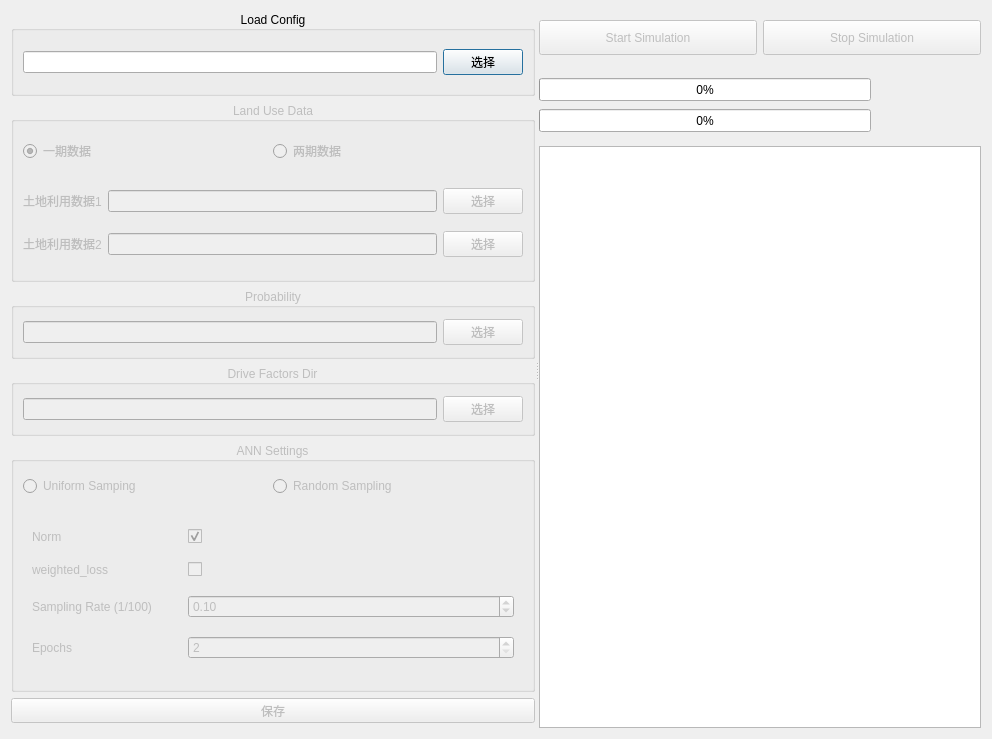
<?xml version="1.0" encoding="UTF-8"?>
<ui version="4.0">
 <class>ANNDialog</class>
 <widget class="QDialog" name="ANNDialog">
  <property name="geometry">
   <rect>
    <x>0</x>
    <y>0</y>
    <width>992</width>
    <height>739</height>
   </rect>
  </property>
  <property name="minimumSize">
   <size>
    <width>0</width>
    <height>680</height>
   </size>
  </property>
  <property name="windowTitle">
   <string>ANN</string>
  </property>
  <property name="windowIcon">
   <iconset resource="resources/img.qrc">
    <normaloff>:/img/03 神经网络.png</normaloff>:/img/03 神经网络.png</iconset>
  </property>
  <layout class="QHBoxLayout" name="horizontalLayout_5">
   <item>
    <widget class="QSplitter" name="splitter">
     <property name="orientation">
      <enum>Qt::Horizontal</enum>
     </property>
     <widget class="QWidget" name="widget_5" native="true">
      <property name="minimumSize">
       <size>
        <width>0</width>
        <height>692</height>
       </size>
      </property>
      <layout class="QVBoxLayout" name="verticalLayout_3">
       <item>
        <widget class="QGroupBox" name="groupBox_4">
         <property name="sizePolicy">
          <sizepolicy hsizetype="Preferred" vsizetype="Fixed">
           <horstretch>0</horstretch>
           <verstretch>0</verstretch>
          </sizepolicy>
         </property>
         <property name="minimumSize">
          <size>
           <width>0</width>
           <height>85</height>
          </size>
         </property>
         <property name="maximumSize">
          <size>
           <width>16777215</width>
           <height>85</height>
          </size>
         </property>
         <property name="title">
          <string>Load Config</string>
         </property>
         <property name="alignment">
          <set>Qt::AlignCenter</set>
         </property>
         <layout class="QHBoxLayout" name="horizontalLayout_4">
          <item>
           <widget class="QLineEdit" name="le_config"/>
          </item>
          <item>
           <widget class="QPushButton" name="btn_chConfig">
            <property name="text">
             <string>选择</string>
            </property>
           </widget>
          </item>
         </layout>
        </widget>
       </item>
       <item>
        <widget class="QGroupBox" name="gb_LUD">
         <property name="enabled">
          <bool>false</bool>
         </property>
         <property name="sizePolicy">
          <sizepolicy hsizetype="Preferred" vsizetype="Fixed">
           <horstretch>0</horstretch>
           <verstretch>0</verstretch>
          </sizepolicy>
         </property>
         <property name="minimumSize">
          <size>
           <width>0</width>
           <height>180</height>
          </size>
         </property>
         <property name="maximumSize">
          <size>
           <width>16777215</width>
           <height>180</height>
          </size>
         </property>
         <property name="title">
          <string>Land Use Data</string>
         </property>
         <property name="alignment">
          <set>Qt::AlignCenter</set>
         </property>
         <layout class="QVBoxLayout" name="verticalLayout">
          <item>
           <widget class="QWidget" name="widget" native="true">
            <property name="sizePolicy">
             <sizepolicy hsizetype="Preferred" vsizetype="Maximum">
              <horstretch>0</horstretch>
              <verstretch>0</verstretch>
             </sizepolicy>
            </property>
            <property name="minimumSize">
             <size>
              <width>0</width>
              <height>31</height>
             </size>
            </property>
            <property name="maximumSize">
             <size>
              <width>16777215</width>
              <height>40</height>
             </size>
            </property>
            <layout class="QHBoxLayout" name="horizontalLayout">
             <property name="spacing">
              <number>0</number>
             </property>
             <property name="leftMargin">
              <number>0</number>
             </property>
             <property name="topMargin">
              <number>0</number>
             </property>
             <property name="rightMargin">
              <number>0</number>
             </property>
             <property name="bottomMargin">
              <number>0</number>
             </property>
             <item>
              <widget class="QRadioButton" name="rb_one">
               <property name="text">
                <string>一期数据</string>
               </property>
               <property name="checked">
                <bool>true</bool>
               </property>
              </widget>
             </item>
             <item>
              <widget class="QRadioButton" name="rb_two">
               <property name="text">
                <string>两期数据</string>
               </property>
              </widget>
             </item>
            </layout>
           </widget>
          </item>
          <item>
           <widget class="QWidget" name="widget_2" native="true">
            <layout class="QGridLayout" name="gridLayout">
             <property name="leftMargin">
              <number>0</number>
             </property>
             <property name="topMargin">
              <number>0</number>
             </property>
             <property name="rightMargin">
              <number>0</number>
             </property>
             <property name="bottomMargin">
              <number>0</number>
             </property>
             <item row="0" column="2">
              <widget class="QPushButton" name="pushButton">
               <property name="text">
                <string>选择</string>
               </property>
              </widget>
             </item>
             <item row="1" column="0">
              <widget class="QLabel" name="label_2">
               <property name="text">
                <string>土地利用数据2</string>
               </property>
              </widget>
             </item>
             <item row="1" column="1">
              <widget class="QLineEdit" name="le_input2">
               <property name="enabled">
                <bool>false</bool>
               </property>
              </widget>
             </item>
             <item row="0" column="0">
              <widget class="QLabel" name="label">
               <property name="text">
                <string>土地利用数据1</string>
               </property>
              </widget>
             </item>
             <item row="0" column="1">
              <widget class="QLineEdit" name="le_input1"/>
             </item>
             <item row="1" column="2">
              <widget class="QPushButton" name="pushButton_2">
               <property name="enabled">
                <bool>false</bool>
               </property>
               <property name="text">
                <string>选择</string>
               </property>
              </widget>
             </item>
            </layout>
           </widget>
          </item>
         </layout>
        </widget>
       </item>
       <item>
        <widget class="QGroupBox" name="gb_PPath">
         <property name="enabled">
          <bool>false</bool>
         </property>
         <property name="sizePolicy">
          <sizepolicy hsizetype="Preferred" vsizetype="Fixed">
           <horstretch>0</horstretch>
           <verstretch>0</verstretch>
          </sizepolicy>
         </property>
         <property name="minimumSize">
          <size>
           <width>0</width>
           <height>71</height>
          </size>
         </property>
         <property name="maximumSize">
          <size>
           <width>16777215</width>
           <height>71</height>
          </size>
         </property>
         <property name="title">
          <string>Probability</string>
         </property>
         <property name="alignment">
          <set>Qt::AlignCenter</set>
         </property>
         <layout class="QHBoxLayout" name="horizontalLayout_6">
          <item>
           <widget class="QLineEdit" name="le_probPath"/>
          </item>
          <item>
           <widget class="QPushButton" name="btn_chProbPath">
            <property name="text">
             <string>选择</string>
            </property>
           </widget>
          </item>
         </layout>
        </widget>
       </item>
       <item>
        <widget class="QGroupBox" name="gb_DFD">
         <property name="enabled">
          <bool>false</bool>
         </property>
         <property name="sizePolicy">
          <sizepolicy hsizetype="Preferred" vsizetype="Fixed">
           <horstretch>0</horstretch>
           <verstretch>0</verstretch>
          </sizepolicy>
         </property>
         <property name="minimumSize">
          <size>
           <width>0</width>
           <height>71</height>
          </size>
         </property>
         <property name="maximumSize">
          <size>
           <width>16777215</width>
           <height>71</height>
          </size>
         </property>
         <property name="title">
          <string>Drive Factors Dir</string>
         </property>
         <property name="alignment">
          <set>Qt::AlignCenter</set>
         </property>
         <layout class="QHBoxLayout" name="horizontalLayout_2">
          <item>
           <widget class="QLineEdit" name="le_drive_factor"/>
          </item>
          <item>
           <widget class="QPushButton" name="btn_chDir">
            <property name="text">
             <string>选择</string>
            </property>
           </widget>
          </item>
         </layout>
        </widget>
       </item>
       <item>
        <widget class="QGroupBox" name="gb_ANNS">
         <property name="enabled">
          <bool>false</bool>
         </property>
         <property name="sizePolicy">
          <sizepolicy hsizetype="Preferred" vsizetype="Maximum">
           <horstretch>0</horstretch>
           <verstretch>0</verstretch>
          </sizepolicy>
         </property>
         <property name="maximumSize">
          <size>
           <width>16777215</width>
           <height>250</height>
          </size>
         </property>
         <property name="layoutDirection">
          <enum>Qt::LeftToRight</enum>
         </property>
         <property name="title">
          <string>ANN Settings</string>
         </property>
         <property name="alignment">
          <set>Qt::AlignCenter</set>
         </property>
         <layout class="QVBoxLayout" name="verticalLayout_2">
          <item>
           <widget class="QWidget" name="widget_3" native="true">
            <property name="sizePolicy">
             <sizepolicy hsizetype="Preferred" vsizetype="Fixed">
              <horstretch>0</horstretch>
              <verstretch>0</verstretch>
             </sizepolicy>
            </property>
            <property name="minimumSize">
             <size>
              <width>0</width>
              <height>31</height>
             </size>
            </property>
            <property name="maximumSize">
             <size>
              <width>16777215</width>
              <height>31</height>
             </size>
            </property>
            <layout class="QHBoxLayout" name="horizontalLayout_3">
             <property name="spacing">
              <number>0</number>
             </property>
             <property name="leftMargin">
              <number>0</number>
             </property>
             <property name="topMargin">
              <number>0</number>
             </property>
             <property name="rightMargin">
              <number>0</number>
             </property>
             <property name="bottomMargin">
              <number>0</number>
             </property>
             <item>
              <widget class="QRadioButton" name="rb_US">
               <property name="text">
                <string>Uniform Samping</string>
               </property>
              </widget>
             </item>
             <item>
              <widget class="QRadioButton" name="rb_RS">
               <property name="text">
                <string>Random Sampling</string>
               </property>
              </widget>
             </item>
            </layout>
           </widget>
          </item>
          <item>
           <widget class="QWidget" name="widget_4" native="true">
            <property name="minimumSize">
             <size>
              <width>0</width>
              <height>134</height>
             </size>
            </property>
            <layout class="QGridLayout" name="gridLayout_2">
             <item row="0" column="0">
              <widget class="QLabel" name="label_5">
               <property name="sizePolicy">
                <sizepolicy hsizetype="Fixed" vsizetype="Preferred">
                 <horstretch>0</horstretch>
                 <verstretch>0</verstretch>
                </sizepolicy>
               </property>
               <property name="minimumSize">
                <size>
                 <width>150</width>
                 <height>0</height>
                </size>
               </property>
               <property name="maximumSize">
                <size>
                 <width>150</width>
                 <height>16777215</height>
                </size>
               </property>
               <property name="text">
                <string>Norm</string>
               </property>
              </widget>
             </item>
             <item row="0" column="1">
              <widget class="QCheckBox" name="cb_norm">
               <property name="text">
                <string/>
               </property>
               <property name="checked">
                <bool>true</bool>
               </property>
              </widget>
             </item>
             <item row="1" column="0">
              <widget class="QLabel" name="label_6">
               <property name="sizePolicy">
                <sizepolicy hsizetype="Fixed" vsizetype="Preferred">
                 <horstretch>0</horstretch>
                 <verstretch>0</verstretch>
                </sizepolicy>
               </property>
               <property name="minimumSize">
                <size>
                 <width>150</width>
                 <height>0</height>
                </size>
               </property>
               <property name="maximumSize">
                <size>
                 <width>150</width>
                 <height>16777215</height>
                </size>
               </property>
               <property name="text">
                <string>weighted_loss</string>
               </property>
              </widget>
             </item>
             <item row="1" column="1">
              <widget class="QCheckBox" name="cb_wl">
               <property name="text">
                <string/>
               </property>
               <property name="checked">
                <bool>false</bool>
               </property>
              </widget>
             </item>
             <item row="2" column="0">
              <widget class="QLabel" name="label_3">
               <property name="sizePolicy">
                <sizepolicy hsizetype="Fixed" vsizetype="Preferred">
                 <horstretch>0</horstretch>
                 <verstretch>0</verstretch>
                </sizepolicy>
               </property>
               <property name="minimumSize">
                <size>
                 <width>150</width>
                 <height>0</height>
                </size>
               </property>
               <property name="maximumSize">
                <size>
                 <width>150</width>
                 <height>16777215</height>
                </size>
               </property>
               <property name="text">
                <string>Sampling Rate (1/100)</string>
               </property>
              </widget>
             </item>
             <item row="2" column="1">
              <widget class="QDoubleSpinBox" name="dsb_SR">
               <property name="minimum">
                <double>0.000000000000000</double>
               </property>
               <property name="maximum">
                <double>100.000000000000000</double>
               </property>
               <property name="value">
                <double>0.100000000000000</double>
               </property>
              </widget>
             </item>
             <item row="3" column="0">
              <widget class="QLabel" name="label_4">
               <property name="sizePolicy">
                <sizepolicy hsizetype="Fixed" vsizetype="Preferred">
                 <horstretch>0</horstretch>
                 <verstretch>0</verstretch>
                </sizepolicy>
               </property>
               <property name="minimumSize">
                <size>
                 <width>150</width>
                 <height>0</height>
                </size>
               </property>
               <property name="maximumSize">
                <size>
                 <width>150</width>
                 <height>16777215</height>
                </size>
               </property>
               <property name="text">
                <string>Epochs</string>
               </property>
              </widget>
             </item>
             <item row="3" column="1">
              <widget class="QSpinBox" name="sb_Epochs">
               <property name="minimum">
                <number>2</number>
               </property>
               <property name="maximum">
                <number>300</number>
               </property>
              </widget>
             </item>
            </layout>
           </widget>
          </item>
         </layout>
        </widget>
       </item>
       <item>
        <widget class="QPushButton" name="btn_saveConfig">
         <property name="enabled">
          <bool>false</bool>
         </property>
         <property name="minimumSize">
          <size>
           <width>0</width>
           <height>25</height>
          </size>
         </property>
         <property name="maximumSize">
          <size>
           <width>16777215</width>
           <height>25</height>
          </size>
         </property>
         <property name="text">
          <string>保存</string>
         </property>
        </widget>
       </item>
      </layout>
     </widget>
     <widget class="QWidget" name="widget_6" native="true">
      <layout class="QVBoxLayout" name="verticalLayout_5">
       <item>
        <widget class="QWidget" name="widget_7" native="true">
         <property name="sizePolicy">
          <sizepolicy hsizetype="Preferred" vsizetype="Fixed">
           <horstretch>0</horstretch>
           <verstretch>0</verstretch>
          </sizepolicy>
         </property>
         <property name="minimumSize">
          <size>
           <width>0</width>
           <height>53</height>
          </size>
         </property>
         <property name="maximumSize">
          <size>
           <width>16777213</width>
           <height>53</height>
          </size>
         </property>
         <layout class="QHBoxLayout" name="horizontalLayout_7">
          <property name="leftMargin">
           <number>0</number>
          </property>
          <property name="topMargin">
           <number>0</number>
          </property>
          <property name="rightMargin">
           <number>0</number>
          </property>
          <property name="bottomMargin">
           <number>0</number>
          </property>
          <item>
           <widget class="QPushButton" name="btn_startSim">
            <property name="enabled">
             <bool>false</bool>
            </property>
            <property name="minimumSize">
             <size>
              <width>0</width>
              <height>35</height>
             </size>
            </property>
            <property name="maximumSize">
             <size>
              <width>16777215</width>
              <height>35</height>
             </size>
            </property>
            <property name="text">
             <string>Start Simulation</string>
            </property>
           </widget>
          </item>
          <item>
           <widget class="QPushButton" name="btn_stopSim">
            <property name="enabled">
             <bool>false</bool>
            </property>
            <property name="minimumSize">
             <size>
              <width>0</width>
              <height>35</height>
             </size>
            </property>
            <property name="maximumSize">
             <size>
              <width>16777215</width>
              <height>35</height>
             </size>
            </property>
            <property name="text">
             <string>Stop Simulation</string>
            </property>
           </widget>
          </item>
         </layout>
        </widget>
       </item>
       <item>
        <widget class="QWidget" name="widget_8" native="true">
         <property name="sizePolicy">
          <sizepolicy hsizetype="Preferred" vsizetype="Fixed">
           <horstretch>0</horstretch>
           <verstretch>0</verstretch>
          </sizepolicy>
         </property>
         <property name="minimumSize">
          <size>
           <width>0</width>
           <height>70</height>
          </size>
         </property>
         <property name="maximumSize">
          <size>
           <width>16777215</width>
           <height>70</height>
          </size>
         </property>
         <layout class="QHBoxLayout" name="horizontalLayout_8">
          <property name="spacing">
           <number>0</number>
          </property>
          <property name="leftMargin">
           <number>0</number>
          </property>
          <property name="topMargin">
           <number>0</number>
          </property>
          <property name="rightMargin">
           <number>0</number>
          </property>
          <property name="bottomMargin">
           <number>0</number>
          </property>
          <item>
           <widget class="QWidget" name="widget_9" native="true">
            <layout class="QVBoxLayout" name="verticalLayout_4">
             <property name="spacing">
              <number>0</number>
             </property>
             <property name="leftMargin">
              <number>0</number>
             </property>
             <property name="topMargin">
              <number>0</number>
             </property>
             <property name="rightMargin">
              <number>0</number>
             </property>
             <property name="bottomMargin">
              <number>0</number>
             </property>
             <item>
              <widget class="QProgressBar" name="pgb_epochs">
               <property name="minimumSize">
                <size>
                 <width>0</width>
                 <height>23</height>
                </size>
               </property>
               <property name="sizeIncrement">
                <size>
                 <width>0</width>
                 <height>23</height>
                </size>
               </property>
               <property name="value">
                <number>0</number>
               </property>
              </widget>
             </item>
             <item>
              <widget class="QProgressBar" name="pgb_subepochs">
               <property name="minimumSize">
                <size>
                 <width>0</width>
                 <height>23</height>
                </size>
               </property>
               <property name="maximumSize">
                <size>
                 <width>16777215</width>
                 <height>23</height>
                </size>
               </property>
               <property name="value">
                <number>0</number>
               </property>
              </widget>
             </item>
            </layout>
           </widget>
          </item>
          <item>
           <widget class="Loading" name="w_loading" native="true">
            <property name="sizePolicy">
             <sizepolicy hsizetype="Fixed" vsizetype="Fixed">
              <horstretch>0</horstretch>
              <verstretch>0</verstretch>
             </sizepolicy>
            </property>
            <property name="minimumSize">
             <size>
              <width>110</width>
              <height>60</height>
             </size>
            </property>
            <property name="maximumSize">
             <size>
              <width>110</width>
              <height>60</height>
             </size>
            </property>
           </widget>
          </item>
         </layout>
        </widget>
       </item>
       <item>
        <widget class="QTextEdit" name="te_res"/>
       </item>
      </layout>
     </widget>
    </widget>
   </item>
  </layout>
 </widget>
 <customwidgets>
  <customwidget>
   <class>Loading</class>
   <extends>QWidget</extends>
   <header location="global">customWidget/Loading/Loading.h</header>
   <container>1</container>
  </customwidget>
 </customwidgets>
 <resources>
  <include location="resources/img.qrc"/>
 </resources>
 <connections/>
</ui>
